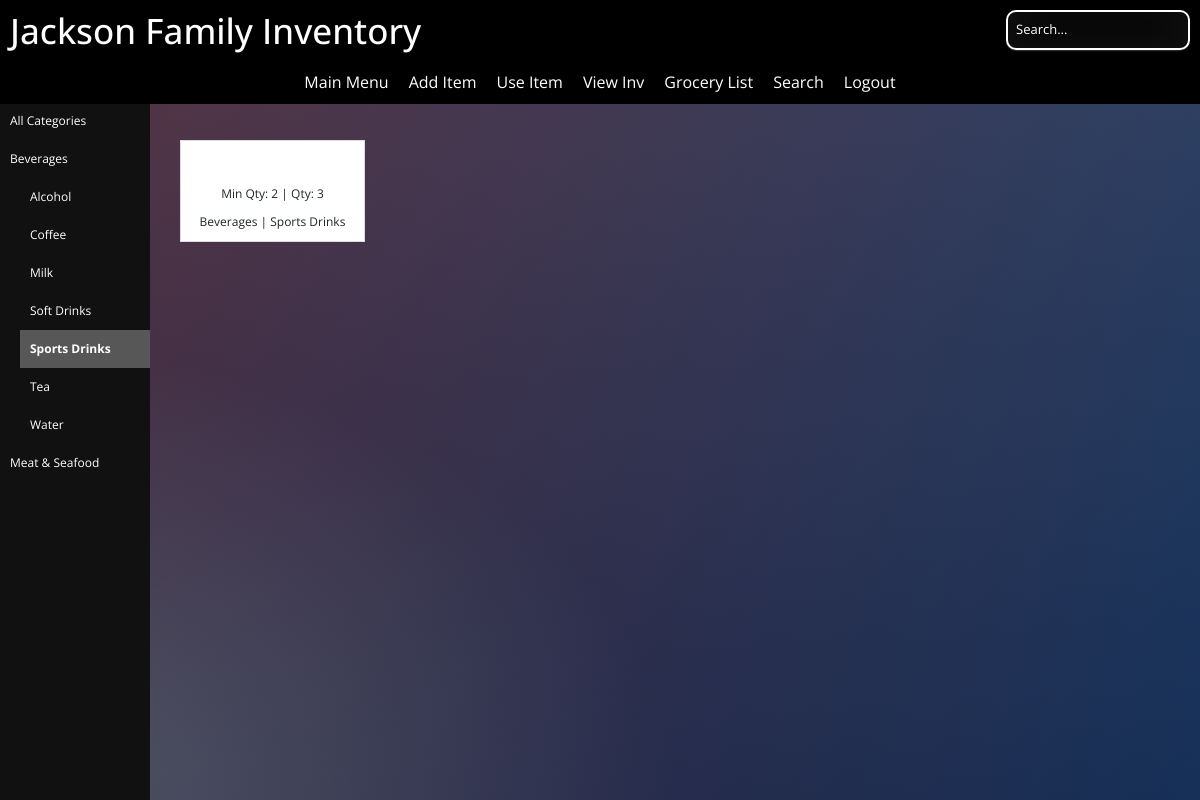
/mainmenu?category=Beverages&subcategory=Sports+Drinks (signed in), run on the app's committed database.
### JacksonInventory/models.py (models this page shows)
class Category(db.Model):
    id = db.Column(db.Integer, primary_key=True)
    category = db.Column(db.String(75), unique=True)
    items = db.relationship('Item', backref='category', lazy=True)

class Subcategory(db.Model):
    id = db.Column(db.Integer, primary_key=True)
    subcategory = db.Column(db.String(75), unique=True)
    category_id = db.Column(db.Integer, db.ForeignKey('category.id'), nullable=False)
    items = db.relationship('Item', backref='subcategory', lazy=True)

class Item(db.Model):
    id = db.Column(db.Integer(), primary_key=True)
    barcode = db.Column(db.String(length=40), nullable=False, unique=True)
    productname = db.Column(db.String(length=150), nullable=False, unique=True)
    qty = db.Column(db.Integer())
    minqty = db.Column(db.Integer())
    productimage = db.Column(db.String(200))
    category_id = db.Column(db.Integer, db.ForeignKey('category.id'), nullable=False)
    subcategory_id = db.Column(db.Integer, db.ForeignKey('subcategory.id'), nullable=False)

### JacksonInventory/routes.py (the view, shortened to what this page needs)
@app.route('/mainmenu', methods=['GET'])
@login_required
def mainmenu_page():
    selected_category = request.args.get('category')
    selected_subcategory = request.args.get('subcategory')
    search_query = request.args.get('search')
    search_query = search_query.strip() if search_query else None
    category_query = text('''
    SELECT DISTINCT c.id, c.category
    FROM category c
    JOIN item i ON i.category_id = c.id
    ORDER BY c.category
    ''')
    categories_result = db.session.execute(category_query)
    categories = categories_result.fetchall()
    subcategories = []
    search_query_lower = search_query.lower() if search_query else None
    if search_query_lower and search_query_lower.strip():  # Check if search_query is not empty or just whitespace
        item_query = text('''
        SELECT c.category, s.subcategory, i.productimage, i.qty, i.minqty, i.productname, i.id as productid
        FROM item i
        JOIN category c ON i.category_id = c.id
        JOIN subcategory s ON i.subcategory_id = s.id
        WHERE LOWER(i.productname) LIKE :search_query
        OR LOWER(i.barcode) LIKE :search_query
        ORDER BY c.category, i.productname
        ''')
        items_result = db.session.execute(item_query, {
            'search_query': f"%{search_query_lower}%"
        })
    else:
        if selected_category:
            subcategory_query = text('''
            SELECT DISTINCT s.id, s.subcategory
            FROM subcategory s
            JOIN item i ON i.subcategory_id = s.id
            JOIN category c ON i.category_id = c.id
            WHERE c.category = :category
            ORDER BY s.subcategory
            ''')
            subcategories_result = db.session.execute(subcategory_query, {'category': selected_category})
            subcategories = subcategories_result.fetchall()
            item_query = text('''
            SELECT c.category, s.subcategory, i.productimage, i.qty, i.minqty, i.productname, i.id as productid
            FROM item i
            JOIN category c ON i.category_id = c.id
            JOIN subcategory s ON i.subcategory_id = s.id
            WHERE c.category = :category
            AND (s.subcategory = :subcategory OR :subcategory IS NULL)
            AND (LOWER(i.productname) LIKE :search_query OR LOWER(i.barcode) LIKE :search_query OR :search_query IS NULL)
            ORDER BY i.productname
            ''')
            items_result = db.session.execute(item_query, {
                'category': selected_category,
                'subcategory': selected_subcategory,
                'search_query': f"%{search_query_lower}%" if search_query_lower else None
            })
    items = items_result.fetchall()
    return render_template('mainmenu.html', categories=categories, subcategories=subcategories, items=items, selected_category=selected_category, selected_subcategory=selected_subcategory)

### JacksonInventory/forms.py
class SearchForm(FlaskForm):
    searched = StringField("Searched", validators=[DataRequired()])
    submit = SubmitField("Submit")

### JacksonInventory/models.py (called while the page is built)
@login_manager.user_loader
def load_user(user_id):
    return User.query.get(int(user_id))

### JacksonInventory/routes.py (called while the page is built)
@app.context_processor
def base():
    form = SearchForm()
    return dict(form=form)

### JacksonInventory/templates/mainmenu.html (shortened to what this page needs)
{% extends 'base.html' %}
{% block content %}
<div class="sidebar">
    <a href="{{ url_for('mainmenu_page', category='') }}" class="{% if not selected_category and not selected_subcategory %}active{% endif %}">All Categories</a>
    {% for category in categories %}
        <a href="{{ url_for('mainmenu_page', category=category.category) }}" class="{% if selected_category == category.category and not selected_subcategory %}active{% endif %}">
            {{ category.category }}
        </a>
        {% if selected_category == category.category %}
            <div style="padding-left: 20px;">
                {% for subcategory in subcategories %}
                    <a href="{{ url_for('mainmenu_page', category=selected_category, subcategory=subcategory.subcategory) }}" class="{% if selected_subcategory == subcategory.subcategory %}active{% endif %}">
                        {{ subcategory.subcategory }}
                    </a>
                {% endfor %}
            </div>
        {% endif %}
    {% endfor %}
</div>
<div class="main-content">
    <div class="grid-container">
        {% for item in items %}
            <div class="grid-item">
                <p>Min Qty: {{ item.minqty }} | Qty: {{ item.qty }}</p>
                <p>{{ item.category }} | {{ item.subcategory }}</p>
            </div>
        {% endfor %}
    </div>
</div>
{% endblock %}

### JacksonInventory/templates/base.html (style rules this page uses)
* { -webkit-box-sizing:border-box; -moz-box-sizing:border-box; -ms-box-sizing:border-box; -o-box-sizing:border-box; box-sizing:border-box; }
html { width: 100%; height:100%; overflow:auto; }
body { width: 100%; height:100%; font-family: 'Open Sans', sans-serif; background: #092756; background: -moz-radial-gradient(0% 100%, ellipse cover, rgba(104,128,138,.4) 10%,rgba(138,114,76,0) 40%),-moz-linear-gradient(top, rgba(57,173,219,.25) 0%, rgba(42,60,87,.4) 100%), -moz-linear-gradient(-45deg, #670d10 0%, #092756 100%); background: -webkit-radial-gradient(0% 100%, ellipse cover, rgba(104,128,138,.4) 10%,rgba(138,114,76,0) 40%), -webkit-linear-gradient(top, rgba(57,173,219,.25) 0%,rgba(42,60,87,.4) 100%), -webkit-linear-gradient(-45deg, #670d10 0%,#092756 100%); background: -o-radial-gradient(0% 100%, ellipse cover, rgba(104,128,138,.4) 10%,rgba(138,114,76,0) 40%), -o-linear-gradient(top, rgba(57,173,219,.25) 0%,rgba(42,60,87,.4) 100%), -o-linear-gradient(-45deg, #670d10 0%,#092756 100%); background: -ms-radial-gradient(0% 100%, ellipse cover, rgba(104,128,138,.4) 10%,rgba(138,114,76,0) 40%), -ms-linear-gradient(top, rgba(57,173,219,.25) 0%,rgba(42,60,87,.4) 100%), -ms-linear-gradient(-45deg, #670d10 0%,#092756 100%); background: -webkit-radial-gradient(0% 100%, ellipse cover, rgba(104,128,138,.4) 10%,rgba(138,114,76,0) 40%), linear-gradient(to bottom, rgba(57,173,219,.25) 0%,rgba(42,60,87,.4) 100%), linear-gradient(135deg, #670d10 0%,#092756 100%); filter: progid:DXImageTransform.Microsoft.gradient( startColorstr='#3E1D6D', endColorstr='#092756',GradientType=1 ); padding-top: 50px; margin: 0; }
.main-content { margin-top: 35px; padding: 20px; }

### JacksonInventory/templates/mainmenu.html (style rules this page uses)
.sidebar { width: 150px; font-size: 12px; color: white; background-color: #111; padding: 0px; position: fixed; height: calc(100vh - 102px); overflow-y: auto; left: 0; top: 102px; }
.sidebar a { display: block; color: white; padding: 10px; text-decoration: none; }
.sidebar a.active { background-color: #575757; font-weight: bold; }
.main-content { margin-left: 80px; padding: 10px; flex-grow: 1; }
.grid-container { display: flex; flex-wrap: wrap; gap: 15px; justify-content: flex-start; }
.grid-item { flex: 1 1 calc(20% - 15px); max-width: calc(20% - 15px); box-sizing: border-box; text-align: center; background-color: #fff; padding: 10px; border: 1px solid #ddd; }
.grid-item p { font-size: 12px; margin: 10px 0 0; }

### data on the page
Category: category "Beverages"
Subcategory: subcategory "Alcohol"
Subcategory: subcategory "Coffee"
Subcategory: subcategory "Milk"
Subcategory: subcategory "Soft Drinks"
Subcategory: subcategory "Sports Drinks"
Subcategory: subcategory "Tea"
Subcategory: subcategory "Water"
Category: category "Meat & Seafood"
Item: minqty "2", qty "3", category "Beverages", subcategory "Sports Drinks"
